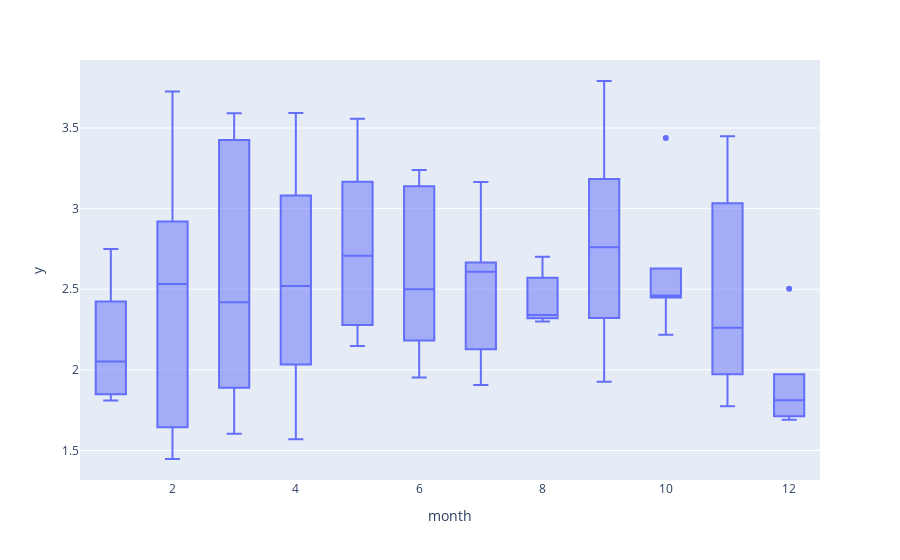

Notebook code for this chart:
### Code cell
fig_box_plot = px.box(train_notna, x='month', y='y') 
fig_box_plot.show()

### Figure 1 — Plotly figure (JSON) as saved in the notebook; plotly's stock layout.template omitted (floating-point values rounded to 4 significant figures)
{"data": [{"alignmentgroup": "True", "hovertemplate": "month=%{x}<br>y=%{y}<extra></extra>", "legendgroup": "", "marker": {"color": "#636efa"}, "name": "", "notched": false, "offsetgroup": "", "orientation": "v", "showlegend": false, "type": "box", "x": [1, 2, 3, 4, 5, 6, 7, 8, 9, 10, 11, 12, 1, 2, 3, 4, 5, 6, 7, 8, 9, 10, 11, 12, 1, 2, 3, 4, 5, 6, 7, 8, 9, 10, 11, 12, 1, 2, 3, 4, 5, 6, 7, 8, 9, 10, 11, 12, 1, 2, 3, 4, 5, 6, 7, 8, 9, 10, 11, 12, 1, 2, 3, 4, 5, 6, 7, 8, 9, 10, 11, 12, 1, 2], "x0": " ", "xaxis": "x", "y": [1.912, 1.447, 1.894, 2.033, 2.278, 1.952, 2.666, 2.32, 1.926, 2.451, 1.973, 1.85, 2.5, 1.526, 1.604, 2.035, 2.57, 2.182, 2.632, 2.702, 2.321, 2.472, 1.774, 2.503, 1.81, 2.777, 2.944, 3.006, 3.167, 2.191, 1.906, 2.572, 3.791, 3.438, 3.033, 1.774, 2.75, 2.002, 3.425, 3.082, 3.557, 2.809, 2.585, 2.321, 3.184, 2.629, 3.449, 1.712, 1.827, 2.533, 3.591, 3.593, 2.845, 3.138, 2.128, 2.3, 3.081, 2.449, 2.51, 1.691, 2.051, 3.726, 1.889, 1.57, 2.147, 3.239, 3.165, 2.358, 2.441, 2.219, 2.012, 1.974, 2.2, 2.967], "y0": " ", "yaxis": "y"}], "layout": {"autosize": true, "boxmode": "group", "legend": {"tracegroupgap": 0}, "margin": {"t": 60}, "xaxis": {"anchor": "y", "autorange": true, "domain": [0, 1], "range": [0.5, 12.5], "title": {"text": "month"}, "type": "linear"}, "yaxis": {"anchor": "x", "autorange": true, "domain": [0, 1], "range": [1.317, 3.922], "title": {"text": "y"}, "type": "linear"}}}
